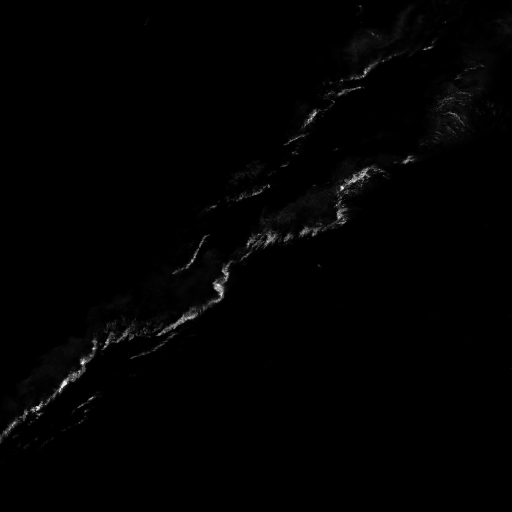
#> input picture processed_data.png, 512 x 512 px
$ python compare_png.py
#> lines starting #> are read from the running program, lines starting #| are printed output that depends on the picture
import numpy as np
from PIL import Image
import matplotlib.pyplot as plt
from scipy import stats
import os

def load_and_process_image(image_path, target_size=(512, 512)):
    """
    Load and preprocess an image
    - Forcibly convert to RGB 3 channels
    - Resize to specified size
    - Apply Min-Max normalization
    """
    img = Image.open(image_path)

    # Forcibly convert to RGB (also convert grayscale images to 3 channels)
    if img.mode != 'RGB':
        img = img.convert('RGB')

    # Resize to target size
    img = img.resize(target_size, Image.Resampling.LANCZOS)

    # Convert to numpy array
    img_array = np.array(img).astype(float)

    # Normalize each channel
    normalized_array = np.zeros_like(img_array)
    for channel in range(3):
        channel_data = img_array[:,:,channel]
        if channel_data.max() != channel_data.min():  # Prevent division by zero
            normalized_array[:,:,channel] = (channel_data - channel_data.min()) * 255 / (channel_data.max() - channel_data.min())
        else:
            normalized_array[:,:,channel] = channel_data

    print(f"Loaded image shape from {image_path}: {normalized_array.shape}")
    print(f"Value range: [{normalized_array.min():.1f}, {normalized_array.max():.1f}]")

    return normalized_array.astype(np.uint8)

def calculate_pixel_statistics(img1_array, img2_array):
    """
    Calculate pixel-by-pixel statistics between two images
    """
    # Normalize image values to 0-1 range
    img1_norm = img1_array.astype(float) / 255.0
    img2_norm = img2_array.astype(float) / 255.0

    # Basic statistics
    diff = img1_norm - img2_norm
    mae = np.mean(np.abs(diff))
    mse = np.mean(diff ** 2)
    rmse = np.sqrt(mse)

    # Channel-wise correlation coefficients
    correlations = []
    for channel in range(3):  # RGB
        correlation = np.corrcoef(
            img1_norm[:,:,channel].flatten(),
            img2_norm[:,:,channel].flatten()
        )[0,1]
        correlations.append(correlation)

    # Channel-wise KL Divergence
    kl_divergences = []
    for channel in range(3):
        # Calculate histogram (0-1 range)
        hist1, _ = np.histogram(img1_norm[:,:,channel].flatten(), bins=50, range=(0,1), density=True)
        hist2, _ = np.histogram(img2_norm[:,:,channel].flatten(), bins=50, range=(0,1), density=True)

        # Add small value to prevent division by zero
        hist1 = hist1 + 1e-10
        hist2 = hist2 + 1e-10

        # KL Divergence 계산
        kl_div = np.sum(hist1 * np.log(hist1 / hist2))
        kl_divergences.append(kl_div)

    # Analyze distribution of pixel value differences
    diff_threshold = 0.1  # Consider pixels with >10% difference as significant
    significant_diff_ratio = np.mean(np.abs(diff) > diff_threshold)

    return {
        'MAE': mae,
        'MSE': mse,
        'RMSE': rmse,
        'Correlations_RGB': correlations,
        'KL_Divergences_RGB': kl_divergences,
        'Significant_Difference_Ratio': significant_diff_ratio
    }

def plot_comparison(img1_array, img2_array, statistics, save_path=None):
    """
    Visualize the comparison of two images
    """
    fig, axes = plt.subplots(2, 3, figsize=(18, 12))

    # Display original images
    axes[0,0].imshow(img1_array)
    axes[0,0].set_title('NowcastNet Image')
    axes[0,0].axis('off')

    axes[0,1].imshow(img2_array)
    axes[0,1].set_title('Converted USA Data')
    axes[0,1].axis('off')

    # Visualize difference (using normalized values)
    diff_img = np.abs(img1_array.astype(float) - img2_array.astype(float)) / 255.0
    diff_mean = np.mean(diff_img, axis=2)  # Average difference of RGB channels
    im = axes[0,2].imshow(diff_mean, cmap='hot')
    axes[0,2].set_title('Average Absolute Difference')
    axes[0,2].axis('off')
    plt.colorbar(im, ax=axes[0,2])

    # RGB 채널별 히스토그램 비교
    channel_names = ['Red', 'Green', 'Blue']
    for i in range(3):
        axes[1,i].hist(img1_array[:,:,i].flatten(), bins=50, alpha=0.5, density=True, label='NowcastNet', color='blue')
        axes[1,i].hist(img2_array[:,:,i].flatten(), bins=50, alpha=0.5, density=True, label='USA Data', color='red')
        axes[1,i].set_title(f'{channel_names[i]} Channel Distribution')
        axes[1,i].legend()

    # Compare histograms for each RGB channel
    stats_text = (
        f"MAE: {statistics['MAE']:.4f}\n"
        f"RMSE: {statistics['RMSE']:.4f}\n\n"
        f"Channel Correlations:\n"
        f"R: {statistics['Correlations_RGB'][0]:.4f}\n"
        f"G: {statistics['Correlations_RGB'][1]:.4f}\n"
        f"B: {statistics['Correlations_RGB'][2]:.4f}\n\n"
        f"Significant Difference Ratio: {statistics['Significant_Difference_Ratio']:.4f}"
    )
    plt.figtext(0.02, 0.02, stats_text, fontsize=10, bbox=dict(facecolor='white', alpha=0.8))

    plt.tight_layout()
    if save_path:
        plt.savefig(save_path, bbox_inches='tight', dpi=300)
    plt.show()

def analyze_image_pair(nowcast_path='processed_data.png', usa_path='usa_data.png', target_size=(512, 512), output_dir='comparison_results'):
    """
    Compare two images and save the results
    """
    # Create result directory
    os.makedirs(output_dir, exist_ok=True)

    # Load and preprocess images
    print(f"Processing images to size {target_size}...")
    nowcast_img = load_and_process_image(nowcast_path, target_size)
#> in load_and_process_image, img is the input picture: PIL image 512x512 I;16; min 30, max 1578, mean 42.1
#> in load_and_process_image, `img = img.convert('RGB')`:
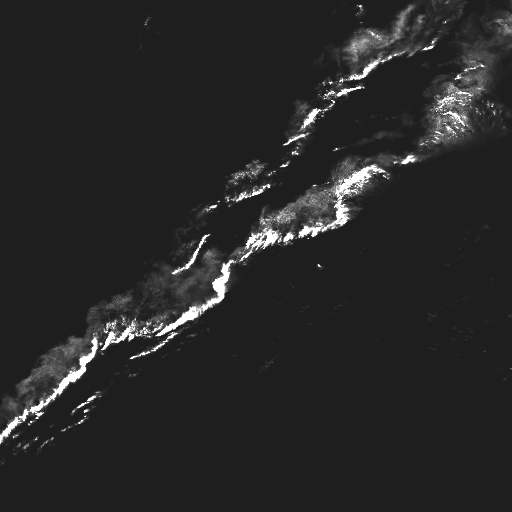
#> img: PIL image 512x512 RGB; min 30, max 255, mean 39
#> after the loop in load_and_process_image, `for channel in range(3):`:
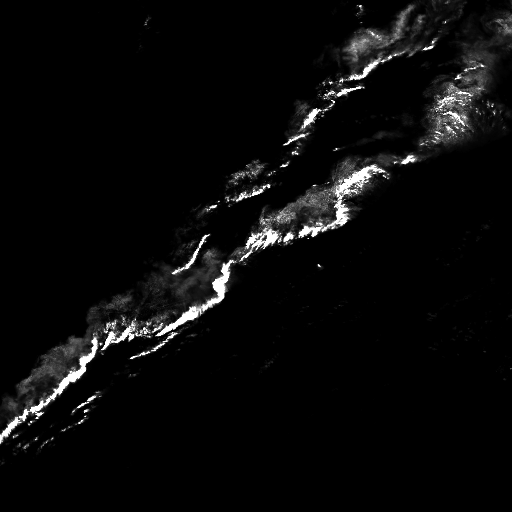
#> normalized_array: shape (512, 512, 3) float64; min 0, max 255, mean 10.1
#| Loaded image shape from processed_data.png: (512, 512, 3)
#| Value range: [0.0, 255.0]
    usa_img = load_and_process_image(usa_path, target_size)
#> call 2 of load_and_process_image, with image_path = 'korea_data.png', target_size = (512, 512)
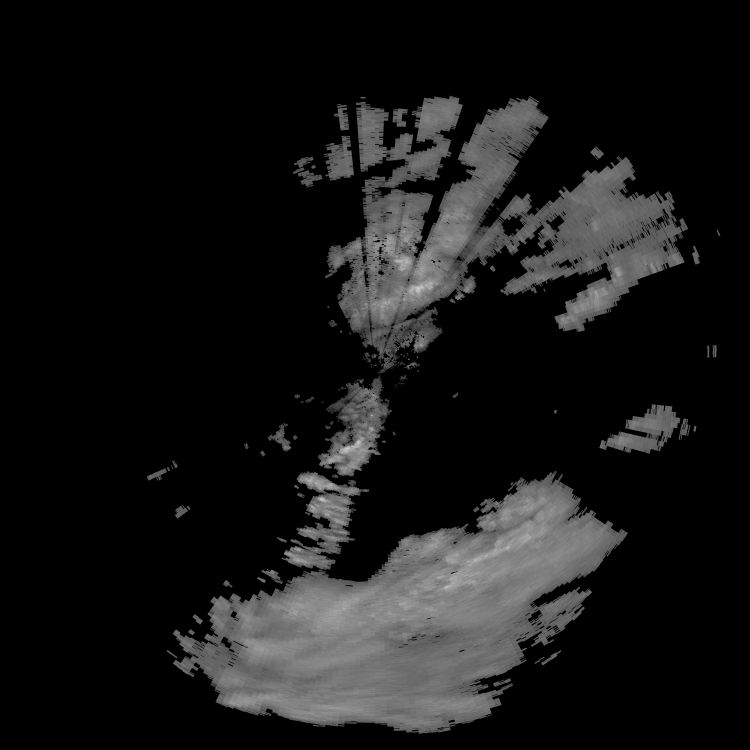
#> input picture korea_data.png, 2999 x 3000 px (shown at 1/4 size)
#> in load_and_process_image, img is the input picture: PIL image 2999x3000 RGBA; mean R, G, B, A 22.8, 22.8, 22.8, 255
#> after the loop in load_and_process_image (call 2), `for channel in range(3):`:
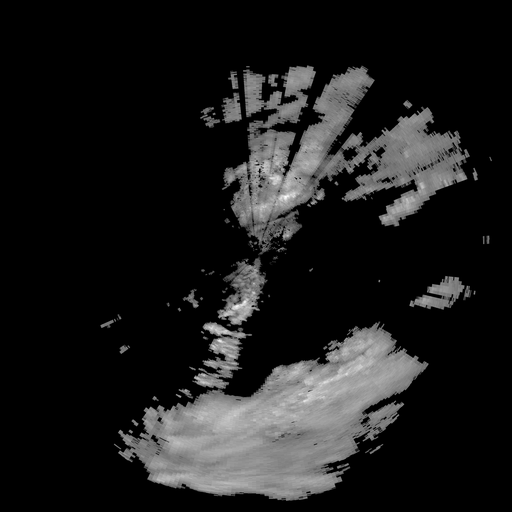
#> normalized_array: shape (512, 512, 3) float64; min 0, max 255, mean 28.2
#| Loaded image shape from korea_data.png: (512, 512, 3)
#| Value range: [0.0, 255.0]

    print(f"Processed image shapes:")
    print(f"NowcastNet image: {nowcast_img.shape}")
#| NowcastNet image: (512, 512, 3)
    print(f"USA image: {usa_img.shape}")
#| USA image: (512, 512, 3)

    # Calculate statistics
    print("Calculating statistics...")
    stats = calculate_pixel_statistics(nowcast_img, usa_img)
#> in calculate_pixel_statistics, `diff = img1_norm - img2_norm`:
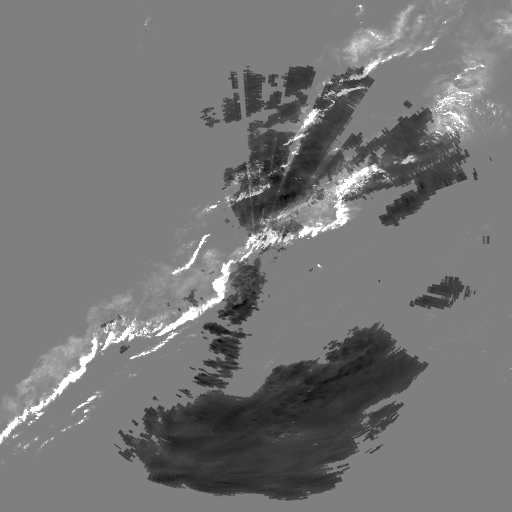
#> diff: shape (512, 512, 3) float64; min -1, max 1, mean -0.0708; drawn with min black and max white
#> in calculate_pixel_statistics, `mae = np.mean(np.abs(diff))`: mae = 0.137
#> in calculate_pixel_statistics, `mse = np.mean(diff ** 2)`: mse = 0.0743
#> in calculate_pixel_statistics, `rmse = np.sqrt(mse)`: rmse = 0.273
#> after the loop in calculate_pixel_statistics, `for channel in range(3):`: correlations = [-0.0239, -0.0239, -0.0239]
#> after the loop in calculate_pixel_statistics, `for channel in range(3):`: kl_divergences = [16.63, 16.63, 16.63]
#> in calculate_pixel_statistics, `significant_diff_ratio = np.mean(np.abs(diff) > diff_threshold)`: significant_diff_ratio = 0.287
#> stats = {'MAE': 0.137, 'MSE': 0.0743, 'RMSE': 0.273, 'Correlations_RGB': [-0.0239, -0.0239, -0.0239], 'KL_Divergences_RGB': [16.63, 16.63, 16.63], 'Significant_Difference_Ratio': 0.287}

    # Visualize and save results
    plot_comparison(
        nowcast_img,
        usa_img,
        stats,
        save_path=os.path.join(output_dir, 'image_comparison.png')
    )
#> in plot_comparison, `diff_img = np.abs(img1_array.astype(float) - img2_array.astype(float))..`:
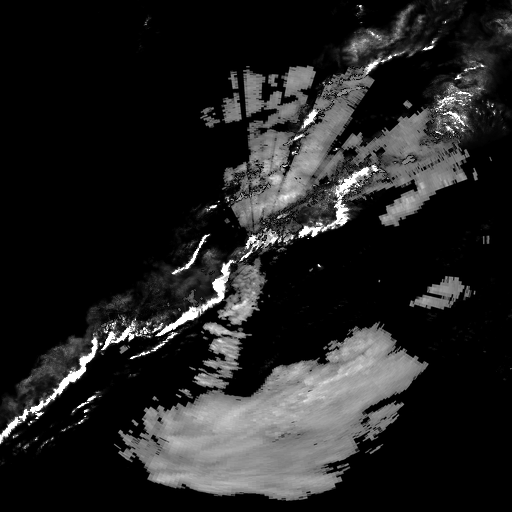
#> diff_img: shape (512, 512, 3) float64; min 0, max 1, mean 0.137
#> in plot_comparison, `plt.savefig(save_path, bbox_inches='tight', dpi=300)`:
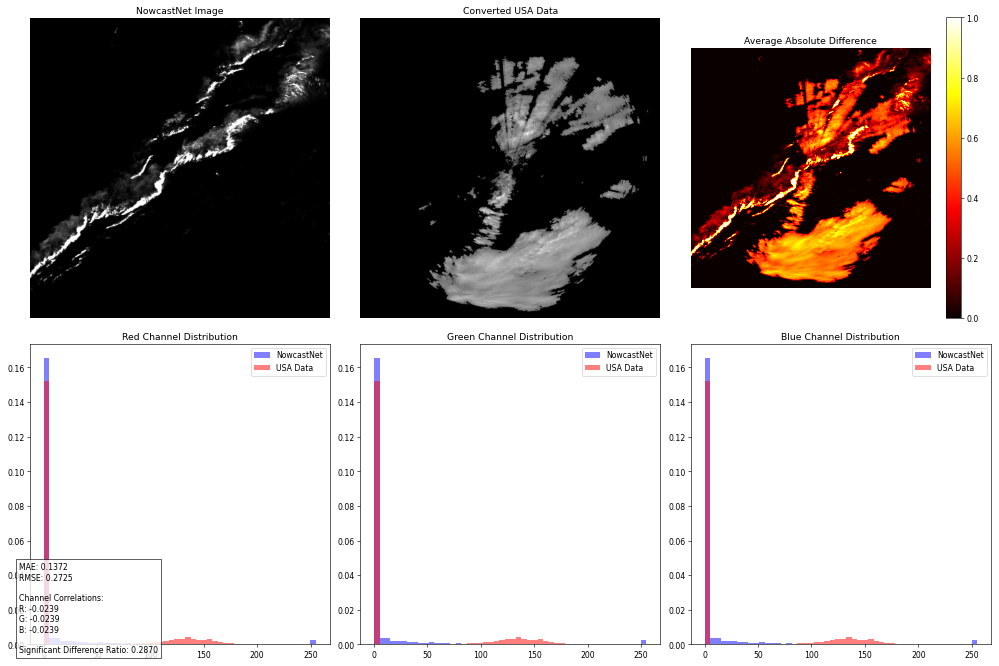
#> figure drawn by matplotlib, 7 panels; panel 4: tallest bar 0.165 high, from x = 0 to 5.1; panel 4: tallest bar 0.152 high, from x = 0 to 5.1; panel 5: tallest bar 0.165 high, from x = 0 to 5.1; panel 5: tallest bar 0.152 high, from x = 0 to 5.1

    # Save statistics to text file
    with open(os.path.join(output_dir, 'statistics.txt'), 'w') as f:
        f.write(f"Image Comparison Statistics\n")
        f.write(f"='='='='='='='='='='='='='=\n")
        f.write(f"Original Size (NowcastNet): {Image.open(nowcast_path).size}\n")
        f.write(f"Original Size (USA Data): {Image.open(usa_path).size}\n")
        f.write(f"Processed Size: {target_size}\n\n")
        for key, value in stats.items():
            f.write(f"{key}: {value}\n")
#> this loop made 6 passes
#> (key, value) on passes 1 to 6: ('MAE', 0.137), ('MSE', 0.0743), ('RMSE', 0.273), ('Correlations_RGB', [-0.0239, -0.0239, -0.0239]), ('KL_Divergences_RGB', [16.63, 16.63, 16.63]), ('Significant_Difference_Ratio', 0.287)

    return stats

# Main execution code
if __name__ == "__main__":
    nowcast_path = 'processed_data.png'
    usa_path = 'korea_data.png'

    print(f"Analyzing images:")
    print(f"NowcastNet image: {nowcast_path}")
    print(f"USA data image: {usa_path}")

    stats = analyze_image_pair(nowcast_path, usa_path)

    print("\nAnalysis complete! Results saved in 'comparison_results' directory.")
